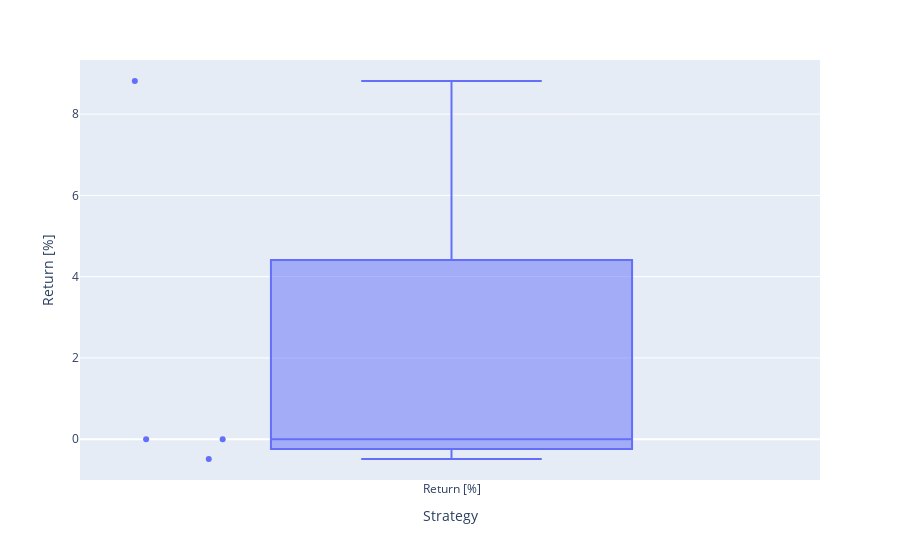

The cell this chart's notebook holds for it:
### Code cell
#散布図を表示
fig = px.box(df["Return [%]"], points = "all")
fig.update_layout(
    xaxis_title = "Strategy",
    yaxis_title = "Return [%]"
)
fig.show()

### Figure 1 — Plotly figure (JSON) as saved in the notebook; plotly's stock layout.template omitted (floating-point values rounded to 4 significant figures)
{"data": [{"alignmentgroup": "True", "boxpoints": "all", "hovertemplate": "variable=%{x}<br>value=%{y}<extra></extra>", "legendgroup": "", "marker": {"color": "#636efa"}, "name": "", "notched": false, "offsetgroup": "", "orientation": "v", "showlegend": false, "type": "box", "x": ["Return [%]", "Return [%]", "Return [%]", "Return [%]"], "x0": " ", "xaxis": "x", "y": [0, 0, 8.816, -0.4891], "y0": " ", "yaxis": "y"}], "layout": {"boxmode": "group", "legend": {"tracegroupgap": 0}, "margin": {"t": 60}, "xaxis": {"anchor": "y", "domain": [0, 1], "title": {"text": "Strategy"}}, "yaxis": {"anchor": "x", "domain": [0, 1], "title": {"text": "Return [%]"}}}}
